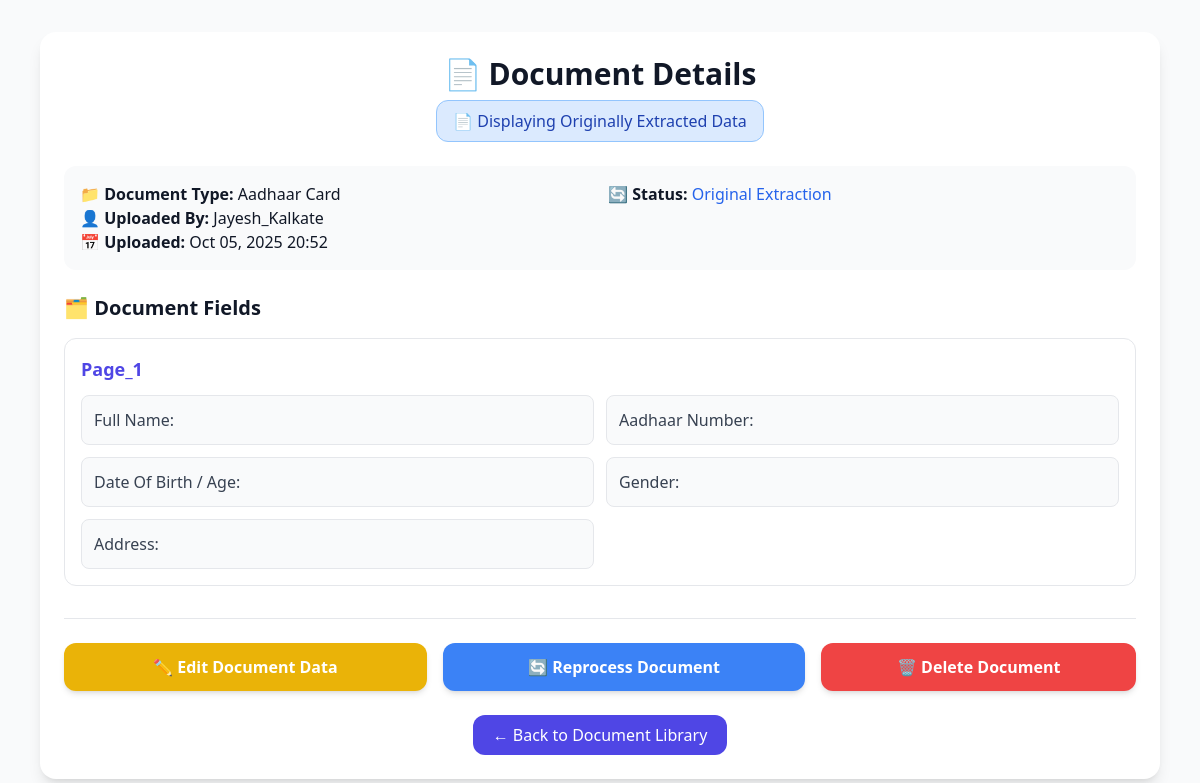
Before: /document/2/ (signed in) with the older database file.
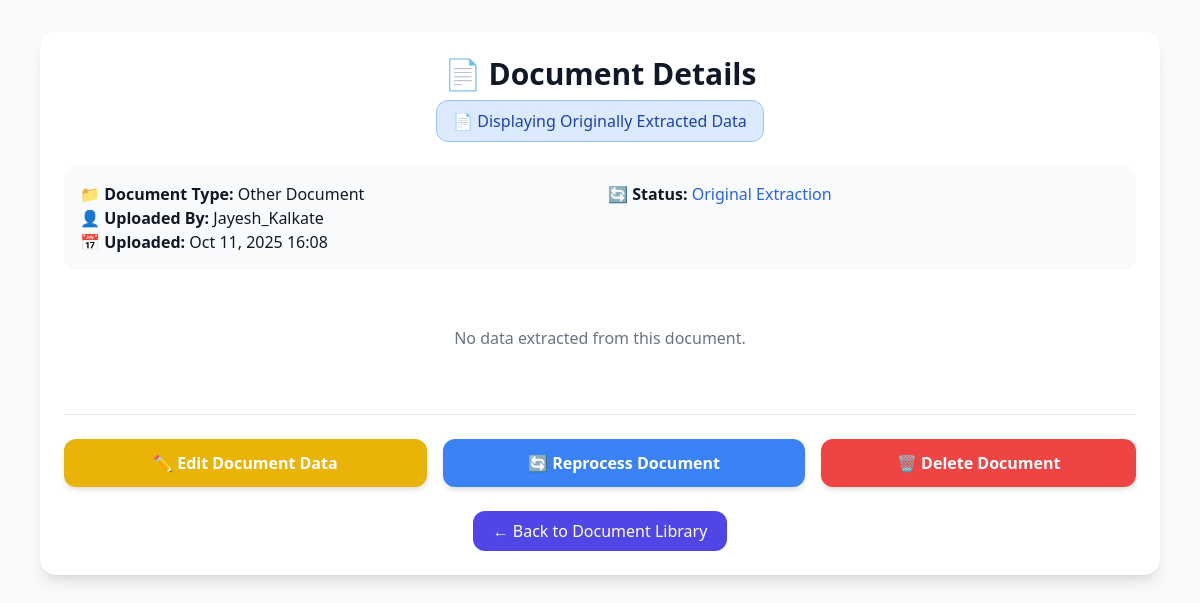
After: the same page with the newer database file.
### core/models.py (models this page shows, shortened)
class Document(models.Model):
    DOC_TYPES = [
        ("aadhaar_card", "Aadhaar Card"),
        ("pan_card", "PAN Card"),
        ("driving_license", "Driving License"),
        ("passport", "Passport"),
        ("other_document", "Other Document"),
    ]
    user = models.ForeignKey(User, on_delete=models.CASCADE, related_name="documents")
    file = models.FileField(upload_to="documents/")
    doc_type = models.CharField(
        max_length=50,
        choices=DOC_TYPES,
        default="other_document",
        blank=True,
        null=True,
    )
    extracted_text = models.TextField(blank=True, null=True)
    extracted_data = models.JSONField(default=dict, blank=True)
    user_edited_data = models.JSONField(default=dict, blank=True)
    processed = models.BooleanField(default=False)
    error_message = models.TextField(blank=True, null=True)
    quality_score = models.FloatField(blank=True, null=True)
    created_at = models.DateTimeField(auto_now_add=True)
    uploaded_at = models.DateTimeField(auto_now=True)
    objects = DocumentManager()
    class Meta:
        ordering = ["-created_at"]
    @property
    def is_edited(self):
        return bool(self.user_edited_data)
    @property
    def display_data(self):
        return self.user_edited_data if self.user_edited_data else self.extracted_data

### core/views.py (the view)
# urls.py: path("document/<int:pk>/", views.document_detail, name="document_detail"),
@login_required
def document_detail(request, pk):
    document = get_object_or_404(Document, pk=pk, user=request.user)
    display_data = document.display_data
    has_user_edits = document.is_edited
    pages_data = []
    quality_metrics = {}
    if display_data:
        for page_key, page_data in display_data.items():
            if isinstance(page_data, dict):
                metadata = page_data.pop("_metadata", {})
                fields = [(k, v) for k, v in page_data.items() if k != "_metadata"]
                pages_data.append(
                    {
                        "page_key": page_key,
                        "fields": fields,
                        "metadata": metadata,
                        "has_warnings": bool(metadata.get("warnings")),
                        "is_error_page": "error" in page_data,
                    }
                )
                if metadata.get("quality_scores"):
                    quality_metrics[page_key] = metadata["quality_scores"]
    can_reprocess = document.error_message or (
        document.quality_score and document.quality_score < 0.5
    )
    context = {
        "document": document,
        "pages_data": pages_data,
        "quality_metrics": quality_metrics,
        "can_reprocess": can_reprocess,
        "supported_doc_types": get_supported_document_types(),
        "has_user_edits": has_user_edits,
    }
    return render(request, "document_detail.html", context)

### core/ocr_utils.py (called while the page is built)
def get_supported_document_types() -> List[str]:
    return list(OCR_HANDLERS.keys())

### templates/document_detail.html (shortened to what this page needs)
{% load static %}
{% include "header.html" %}
<body class="bg-gray-50 dark:bg-gray-900 text-gray-900 dark:text-gray-100 min-h-screen">
  <main class="w-full max-w-6xl mx-auto py-8 px-4">
    <div class="bg-white dark:bg-gray-800 rounded-2xl shadow-lg p-6">
      <div class="mb-6 text-center">
        <h1 class="text-3xl font-bold mb-2">📄 Document Details</h1>
        <div class="inline-block px-4 py-2 rounded-xl
          {% if has_user_edits %}
            bg-green-100 text-green-800 dark:bg-green-900/30 dark:text-green-300 border border-green-300
          {% else %}
            bg-blue-100 text-blue-800 dark:bg-blue-900/30 dark:text-blue-300 border border-blue-300
          {% endif %}">
          {% if has_user_edits %}
            ✏️ Displaying Your Edited Data (Original extracted data has been replaced)
          {% else %}
            📄 Displaying Originally Extracted Data
          {% endif %}
        </div>
      </div>
      <div class="grid grid-cols-1 md:grid-cols-2 gap-4 mb-6 p-4 bg-gray-50 dark:bg-gray-700 rounded-xl">
        <div>
          <p><strong>📁 Document Type:</strong> {{ document.get_doc_type_display }}</p>
          <p><strong>👤 Uploaded By:</strong> {{ document.user.username }}</p>
          <p><strong>📅 Uploaded:</strong> {{ document.created_at|date:"M d, Y H:i" }}</p>
        </div>
        <div>
          {% if has_user_edits %}
          <p><strong>🔄 Status:</strong> <span class="text-green-600">Edited by User</span></p>
          {% else %}
          <p><strong>🔄 Status:</strong> <span class="text-blue-600">Original Extraction</span></p>
          {% endif %}
        </div>
      </div>
      {% if pages_data %}
      <div class="mb-6">
        <h3 class="text-xl font-semibold mb-4 flex items-center gap-2">
          🗂️ Document Fields
        </h3>
        {% for page in pages_data %}
        <div class="mb-6 border border-gray-200 dark:border-gray-600 rounded-xl p-4 bg-white dark:bg-gray-700">
          <h4 class="font-semibold text-lg text-indigo-600 mb-3">{{ page.page_key|title }}</h4>
          <div class="grid grid-cols-1 md:grid-cols-2 gap-3">
            {% for field in page.fields %}
            <div class="flex justify-between items-start p-3 rounded-lg bg-gray-50 dark:bg-gray-600 border">
              <span class="font-medium text-gray-700 dark:text-gray-300">{{ field.0|title }}:</span>
            </div>
            {% endfor %}
          </div>
        </div>
        {% endfor %}
      </div>
      {% else %}
      <div class="text-center py-8 text-gray-500">
        <p>No data extracted from this document.</p>
      </div>
      {% endif %}
      <div class="flex flex-col md:flex-row gap-4 justify-center mt-8 pt-6 border-t dark:border-gray-700">
        <a href="{% url 'core:edit_document' document.pk %}"
           class="flex-1 text-center px-6 py-3 bg-yellow-500 hover:bg-yellow-600 text-white rounded-xl font-semibold transition-all duration-200 shadow-md">
          ✏️ Edit Document Data
        </a>
        {% if can_reprocess and not has_user_edits %}
        <a href="{% url 'core:reprocess_document' document.pk %}"
           class="flex-1 text-center px-6 py-3 bg-blue-500 hover:bg-blue-600 text-white rounded-xl font-semibold transition-all duration-200 shadow-md">
          🔄 Reprocess Document
        </a>
        {% endif %}
        <form action="{% url 'core:delete_document' document.pk %}" method="post" class="flex-1">
          <button type="submit"
                  onclick="return confirm('Are you sure you want to delete this document? This action cannot be undone.')"
                  class="w-full px-6 py-3 bg-red-500 hover:bg-red-600 text-white rounded-xl font-semibold transition-all duration-200 shadow-md">
            🗑️ Delete Document
          </button>
        </form>
      </div>
      <div class="text-center mt-6">
        <a href="{% url 'core:document_library' %}"
           class="inline-flex items-center gap-2 px-5 py-2 bg-indigo-600 hover:bg-indigo-700 text-white rounded-xl font-medium transition-all duration-200">
          ← Back to Document Library
        </a>
      </div>
    </div>
  </main>
</body>
{% include "footer.html" %}

Changed rows visible on the page:
changed Document "Jayesh_Kalkate": doc_type "Aadhaar Card" → "Other Document"; created_at "Oct 05, 2025 20:52" → "Oct 11, 2025 16:08"
Other visible differences:
text no longer shown: "🗂️ Document Fields"
text now shown: "No data extracted from this document."
list line gone: "Page_1 Full Name : Aadhaar Number : Date Of Birth / Age : Gender : Address :"
